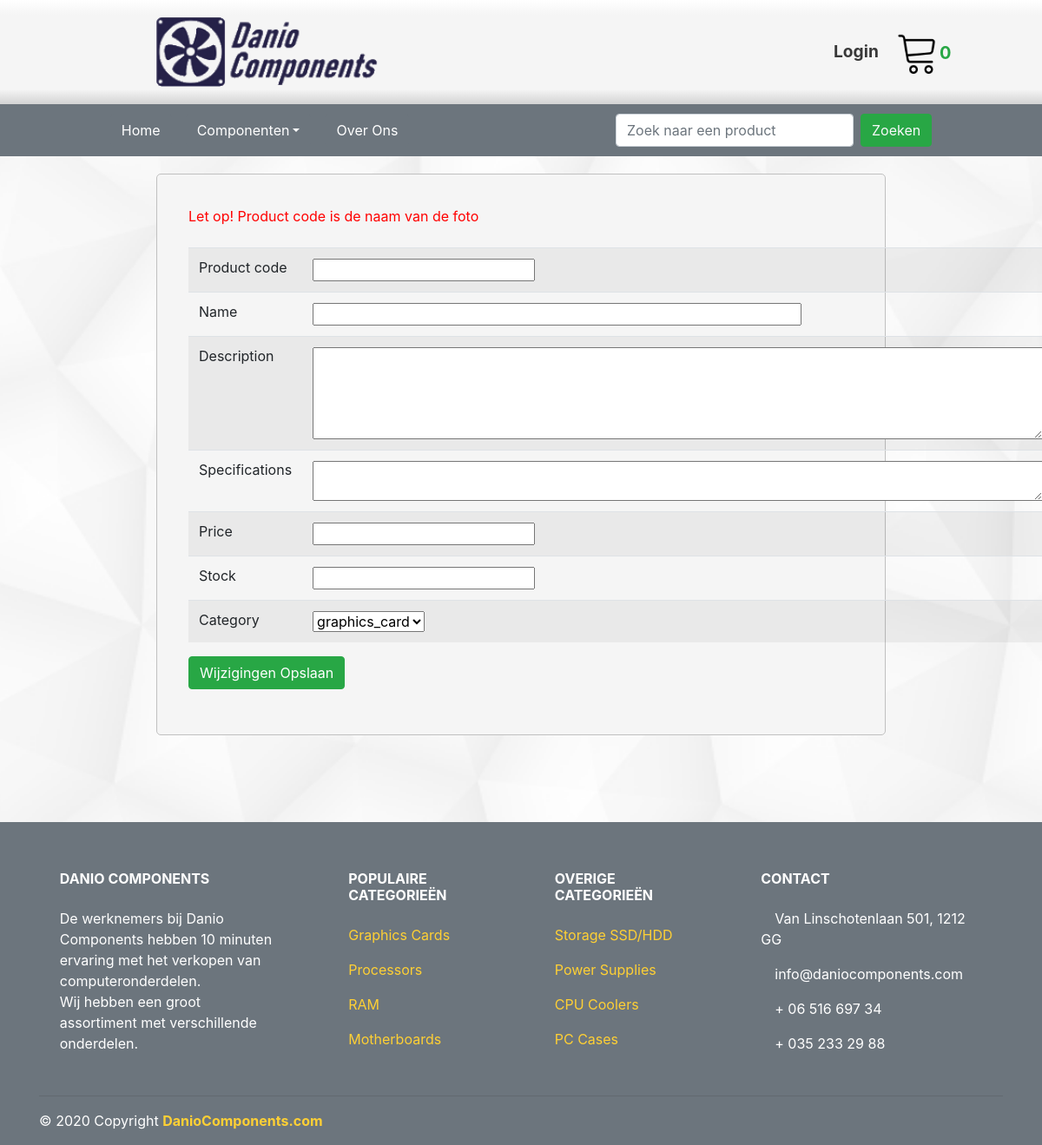
/Private/updateProduct.php?product=0000, run on an earlier commit of the app's database.
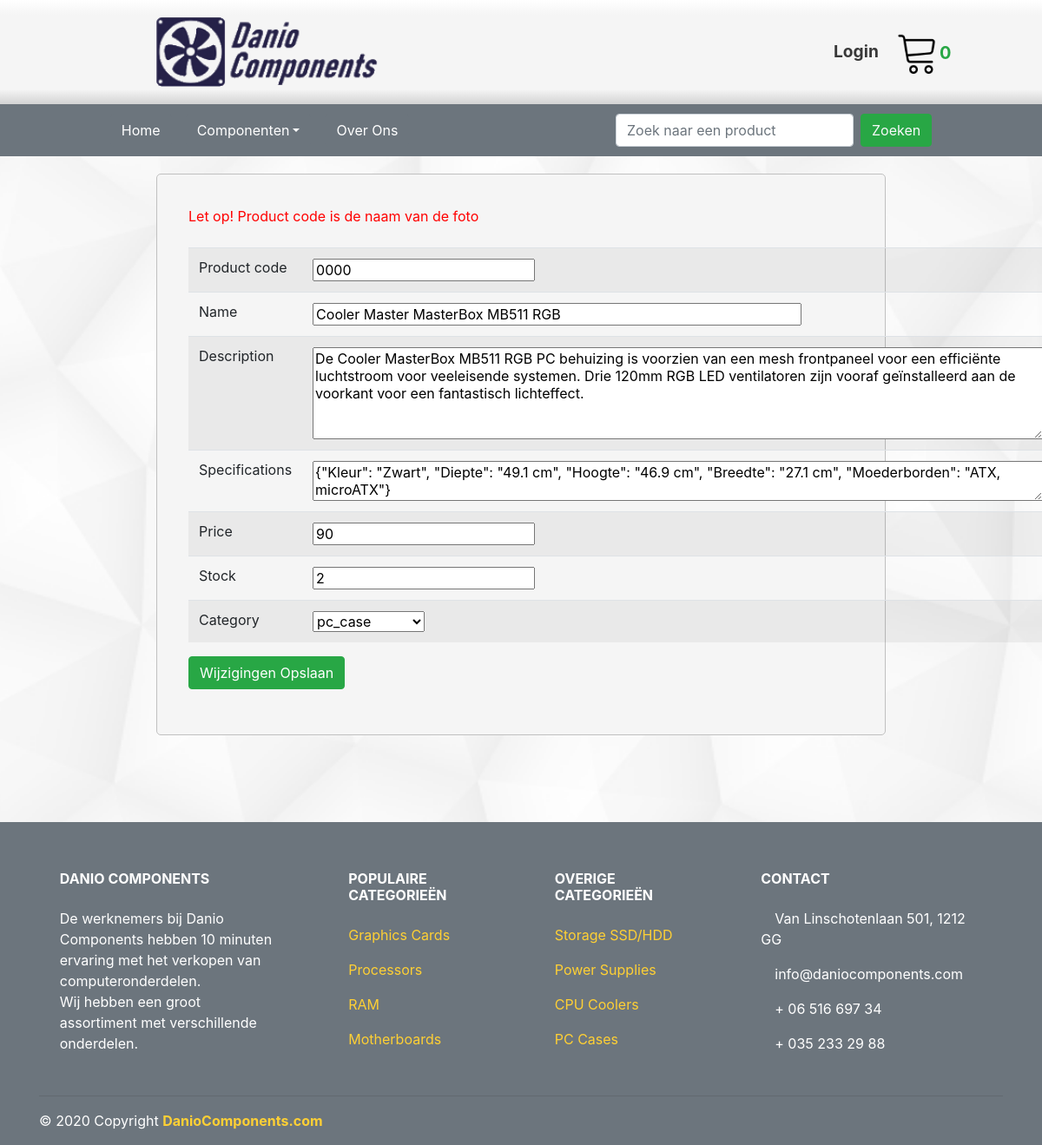
And on a later commit of the database.
### tables this page shows
CREATE TABLE IF NOT EXISTS `products` (
  `id` int(11) NOT NULL AUTO_INCREMENT,
  `product_code` varchar(45) NOT NULL,
  `name` varchar(60) NOT NULL,
  `description` text NOT NULL,
  `specifications` json NOT NULL,
  `price` int(11) NOT NULL,
  `stock` int(11) NOT NULL,
  `category_id` varchar(60) NOT NULL,
  PRIMARY KEY (`id`),
  UNIQUE KEY `id_UNIQUE` (`id`)
);

### Private/updateProduct.php (the view, shortened to what this page needs)
<?php
    require_once("../database.php");
    $stmt = $con->prepare("SELECT * FROM products WHERE product_code=?");
    $stmt->bindValue(1, $_GET["product"]);
    $stmt->execute();
    $product = $stmt->fetchObject();
    $stmt = $con->prepare("SELECT * FROM categories");
	$stmt->execute();
	$categories = $stmt->fetchAll(5);
?>
<html>
    <head>
        <link rel="stylesheet" href="../styleSheet.css">
    </head>
    <body>
        <?php include("header2.php") ?>
        <div class="PageContentBg">
            <form method="POST">
                <div style="color:red;">Let op! Product code is de naam van de foto</div><br>
                <table class="table table-striped">
                    <tbody>
                        <tr>
                            <td>Product code</td>
                            <td><input type="text" name="product_code" maxlength="45" value="<?php echo $product->product_code ?>"></td>
                        </tr>
                        <tr>
                            <td>Name</td>
                            <td><input type="text" name="name" maxlength="60" size="50" value="<?php echo $product->name ?>"></td>
                        </tr>
                        <tr>
                            <td>Description</td>
                            <td><textarea cols="80" rows="5" name="description"><?php echo $product->description ?></textarea></td>
                        </tr>
                        <tr>
                            <td>Specifications</td>
                            <td><textarea cols="80" rows="2" name="specifications"><?php echo $product->specifications ?></textarea></td>
                        </tr>
                        <tr>
                            <td>Price</td>
                            <td><input type="number" name="price" value="<?php echo $product->price ?>"></td>
                        </tr>
                        <tr>
                            <td>Stock</td>
                            <td><input type="number" name="stock" value="<?php echo $product->stock ?>"></td>
                        </tr>
                        <tr>
                            <td>Category</td>
                            <td>
                                <select name="category">
                                    <?php
                                        foreach($categories as $category) {
                                            if($product->category_id == $category->id) {
                                                echo "<option selected value=" . $category->id . ">" . $category->name . "</option>";
                                            } else {
                                                echo "<option value=" . $category->id . ">" . $category->name . "</option>";
                                            }
                                        }
                                    ?>
                                </select>
                            </td>
                        </tr>
                    </tbody>
                </table>
                <input class=" btn btn-success" type="submit" value="Wijzigingen Opslaan">
            </form>
        </div>
        <?php include("footer2.php") ?>
    </body>
</html>

What changed in the data, as far as the page shows it:
now on this page (row edited): products: product_code "0000", name "Cooler Master MasterBox MB511 RGB", description "De Cooler MasterBox MB511 RGB PC behuizing is voorzien van een mesh frontpaneel voor een efficiënte luchtstroom voor veeleisende systemen. Drie 120mm RGB LED ventilatoren zijn vooraf geïnstalleerd aan de voorkant voor een fantastisch lichteffect.", specifications "{\"Kleur\": \"Zwart\", \"Diepte\": \"49.1 cm\", \"Hoogte\": \"46.9 cm\", \"Breedte\": \"27.1 cm\", \"Moederborden\": \"ATX, microATX\"}", price "90", stock "2"
Also different on the page:
form field category: "graphics_card" → "pc_case"
